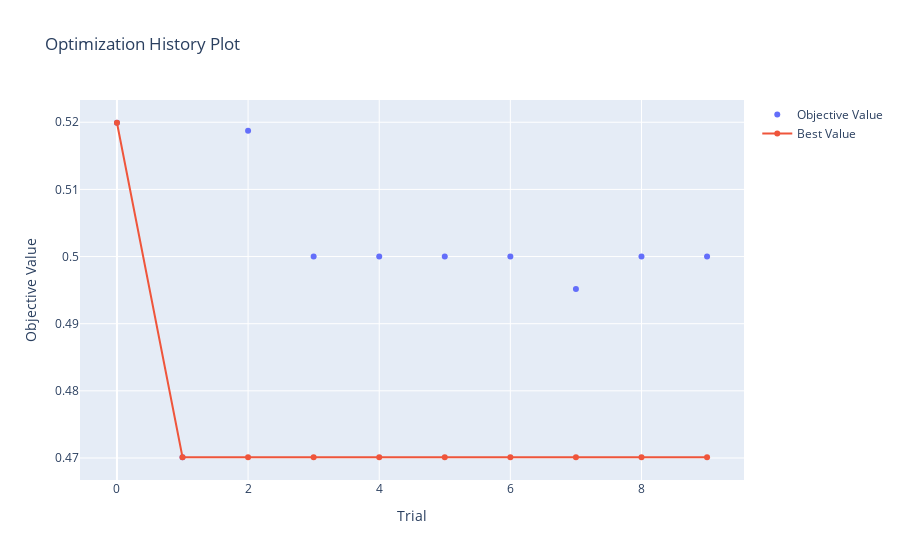

Notebook source saved alongside this figure:
### Markdown cell above
## Visualize the study

### Code cell
from optuna.visualization import plot_contour
from optuna.visualization import plot_edf
from optuna.visualization import plot_optimization_history
from optuna.visualization import plot_parallel_coordinate
from optuna.visualization import plot_param_importances
from optuna.visualization import plot_slice

plot_optimization_history(study)

### Figure 1 — Plotly figure (JSON) as saved in the notebook; plotly's stock layout.template omitted (floating-point values rounded to 4 significant figures)
{"data": [{"mode": "markers", "name": "Objective Value", "type": "scatter", "x": [0, 1, 2, 3, 4, 5, 6, 7, 8, 9], "y": [0.5199, 0.4701, 0.5187, 0.5, 0.5, 0.5, 0.5, 0.4952, 0.5, 0.5]}, {"name": "Best Value", "type": "scatter", "x": [0, 1, 2, 3, 4, 5, 6, 7, 8, 9], "y": [0.5199, 0.4701, 0.4701, 0.4701, 0.4701, 0.4701, 0.4701, 0.4701, 0.4701, 0.4701]}], "layout": {"title": {"text": "Optimization History Plot"}, "xaxis": {"title": {"text": "Trial"}}, "yaxis": {"title": {"text": "Objective Value"}}}}
